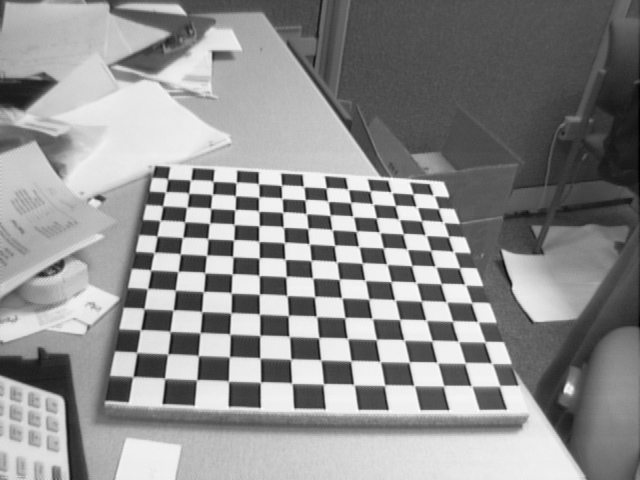
%> input picture lab2/calib_example/Image1.tif, 640 x 480 px, given in place of image1.jpg, which was not available
$ octave --eval "lab1;"   (GNU Octave 9; MATLAB toolbox functions it lacks are replaced by stand-ins)
%> lines starting %> are read from the running program, lines starting %| are printed output that depends on the picture; pictures that were not available may be replaced by others from this repository, and a replacement may not be noted
function lab1
    close all;

    % first define some parameters for our movie
    frameSize = [200, 200]; % height and width of the output movie
    fps = 30; % frames per second
    speed = [3, 3]; % how quickly the camera moves in each direction (y, x)
    nFrames = 200; % number of frames

    % load the big source image and read some of its parameters
    fileName = 'image1.jpg';
    image = imread(fileName);
%> image is the input picture: size 480x640 uint8; min 1, max 254, mean 142.9
    [height, width, depth] = size(image);
%> height = 480; width = 640; depth = 1
    imgInfo = imfinfo(fileName);

    % create the frames
    x = 1;
    y = 1;
    for fr = 1:nFrames
        % extract subImage from the current coordinates
        subImage = image(y:y+frameSize(1)-1, x:x+frameSize(2)-1, :);
        % paint in the text
        imshow(subImage);
        hold on;
        text(25, 10, imgInfo.DateTime, 'FontSize', 12, 'FontWeight', 'demi');
        hold off;
        % save as a movie frame
        M(fr) = getframe(gca);

        % check if the next step will be a valid coordinate and reverse
        % the movement direction if neccesary
        if (y + frameSize(1) + speed(1) > height) || (y + speed(1) < 1)
            speed(1) = -speed(1);
        end

        if (x + frameSize(2) + speed(2) > width)  || (x + speed(2) < 1)
            speed(2) = -speed(2);
        end

        % modify the coords for the next iteration
        x = x + speed(2);
        y = y + speed(1);
    end
%> this loop made 7 passes
%> pass 1, in lab1, `subImage = image(y:y+frameSize(1)-1, x:x+frameSize(2)-1, :);`:
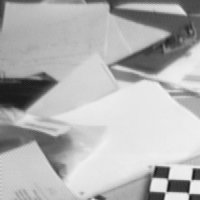
%> subImage: size 200x200 uint8; min 21, max 244, mean 179.7
%> pass 2, in lab1, `subImage = image(y:y+frameSize(1)-1, x:x+frameSize(2)-1, :);`:
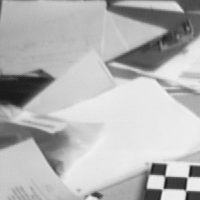
%> subImage: size 200x200 uint8; min 21, max 244, mean 181.3
%> pass 3, in lab1, `subImage = image(y:y+frameSize(1)-1, x:x+frameSize(2)-1, :);`:
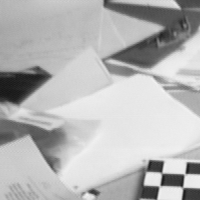
%> subImage: size 200x200 uint8; min 21, max 244, mean 182
    % export the movie matrix into an AVI file
    movie2avi(M, 'film.avi', 'compression', 'none', 'FPS', fps);
end
%> (the run ends here)

$ run again, with lab2/calib_example/Image10.tif copied over lab2/calib_example/Image1.tif
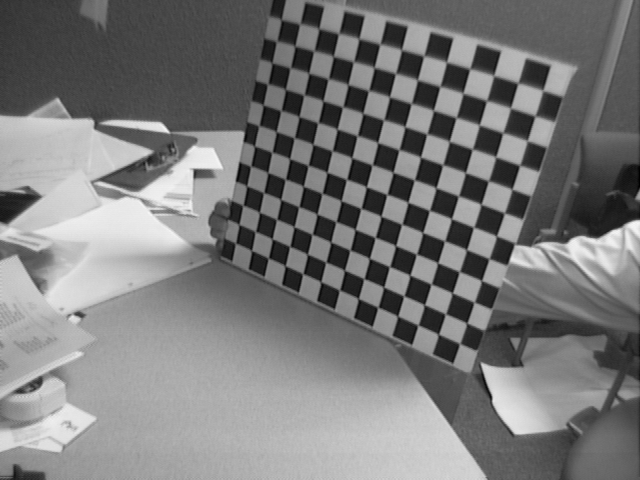
%> input picture lab2/calib_example/Image10.tif, 640 x 480 px, given in place of image1.jpg, which was not available
%> in lab1, image is the input picture: size 480x640 uint8; min 1, max 246, mean 122.3
%> the loop in lab1, `for fr = 1:nFrames` made 7 passes
%> pass 1, in lab1, `subImage = image(y:y+frameSize(1)-1, x:x+frameSize(2)-1, :);`:
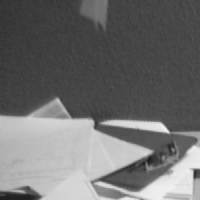
%> subImage: size 200x200 uint8; min 26, max 245, mean 110.4
%> pass 3, in lab1, `subImage = image(y:y+frameSize(1)-1, x:x+frameSize(2)-1, :);`:
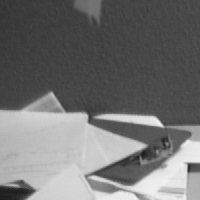
%> subImage: size 200x200 uint8; min 26, max 245, mean 114.1

$ run again, with lab2/calib_example/Image11.tif copied over lab2/calib_example/Image1.tif
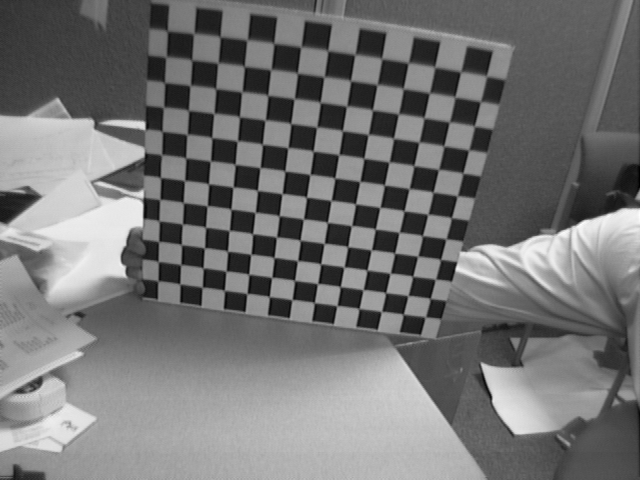
%> input picture lab2/calib_example/Image11.tif, 640 x 480 px, given in place of image1.jpg, which was not available
%> in lab1, image is the input picture: size 480x640 uint8; min 1, max 254, mean 116.2
%> the loop in lab1, `for fr = 1:nFrames` made 7 passes
%> pass 1, in lab1, `subImage = image(y:y+frameSize(1)-1, x:x+frameSize(2)-1, :);`:
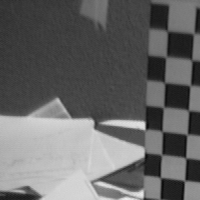
%> subImage: size 200x200 uint8; min 10, max 238, mean 103.3
%> pass 3, in lab1, `subImage = image(y:y+frameSize(1)-1, x:x+frameSize(2)-1, :);`:
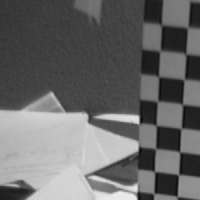
%> subImage: size 200x200 uint8; min 10, max 240, mean 104.9

$ run again, with lab2/calib_example/Image12.tif copied over lab2/calib_example/Image1.tif
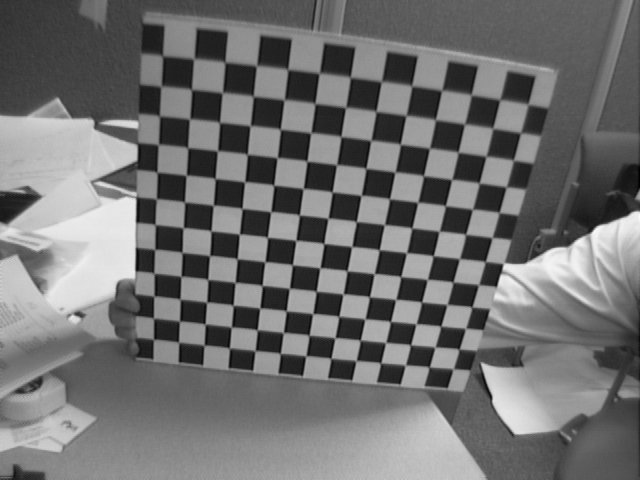
%> input picture lab2/calib_example/Image12.tif, 640 x 480 px, given in place of image1.jpg, which was not available
%> in lab1, image is the input picture: size 480x640 uint8; min 1, max 251, mean 112.8
%> the loop in lab1, `for fr = 1:nFrames` made 7 passes
%> pass 1, in lab1, `subImage = image(y:y+frameSize(1)-1, x:x+frameSize(2)-1, :);`:
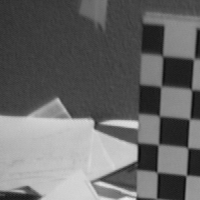
%> subImage: size 200x200 uint8; min 13, max 236, mean 104.8
%> pass 3, in lab1, `subImage = image(y:y+frameSize(1)-1, x:x+frameSize(2)-1, :);`:
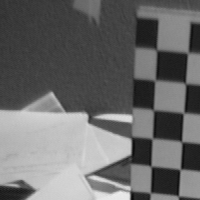
%> subImage: size 200x200 uint8; min 9, max 236, mean 106.7
